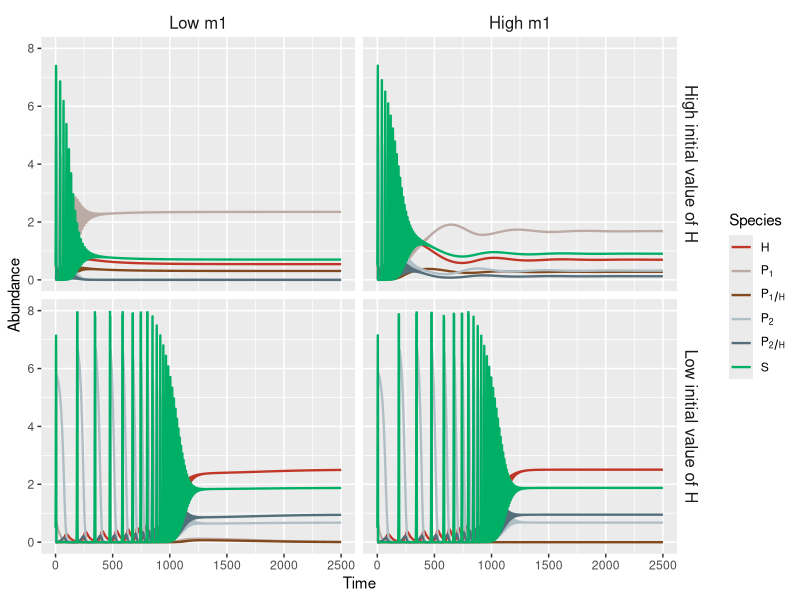

R code for this plot: (Note: this script raises an error after producing the figure.)
####LV model for project
library(deSolve)
library(tidyverse)
library(patchwork)

times <- seq(0, 2500, by = 0.1)

#state----
ini_High_H <- c(H = 0.5, P1H = 0, P2H = 0, P1 = 0.01, P2 = 0.01, S = 0.5) #ini_1 (P1win)
ini_Low_H <- c(H = 0.01, P1H = 0, P2H = 0, P1 = 0.01, P2 = 0.01, S = 0.5) #ini_2 (P2win)

#parms----
parms_E1H_E2H = 
  c(epsilon = 1,
    r = 1, K = 10,
    a1 = 0.35, a2 = 0.5, psi1 = 1, psi2 = 1, e1 = 0.5, e2 = 0.5,
    b1 = 0.2, b2 = 0.45, m1 = 0.03, m2 = 0.001, e1H = 0.5, e2H = 0.5,
    o1 = 0.8, o2 = 0.8, h1 = 1, h2 = 1, c1 = 0.9, c2 = 0.9, d = 0.03, DL = 0)
parms_EC_E2H = 
  c(epsilon = 1,
    r = 1, K = 10,
    a1 = 0.35, a2 = 0.5, psi1 = 1, psi2 = 1, e1 = 0.5, e2 = 0.5,
    b1 = 0.2, b2 = 0.45, m1 = 0.045, m2 = 0.001, e1H = 0.5, e2H = 0.5,
    o1 = 0.8, o2 = 0.8, h1 = 1, h2 = 1, c1 = 0.9, c2 = 0.9, d = 0.03, DL = 0)

#Time Series----
TimeSeries = function(times, state, parms){
  M2 <- function(times, state, parms) {
    with(as.list(c(state, parms)), {
      dH_dt = (h1 * o1 * P1H) + (h2 * o2 * P2H) - (c1 * b1 * P1 + c2 * b2 * P2) * H - (d * H)
      dP1H_dt = (b1 * P1 * H) + DL * (e1H * psi1 * a1 * P1H * S) - (o1 + m1) * P1H
      dP2H_dt = (b2 * P2 * H) + DL * (e2H * psi2 * a2 * P2H * S) - (o2 + m2) * P2H
      dP1_dt = (e1 * a1 * P1) * S - (b1 * P1) * H + (1 - DL) * (e1H * psi1 * a1 * P1H * S) - m1 * P1
      dP2_dt = (e2 * a2 * P2) * S - (b2 * P2) * H + (1 - DL) * (e2H * psi2 * a2 * P2H * S) - m2 * P2
      dS_dt = (r * S * (1-S/K) - (a1 * P1 + a2 * P2 + psi1 * a1 * P1H + psi2 * a2 * P2H) * S)
      return(list(c(dH_dt, dP1H_dt, dP2H_dt, dP1_dt, dP2_dt, dS_dt)))
    })
  }
  pop_size = ode(func = M2, times = times, y = state, parms = parms)
   pop_size %>%
     as.data.frame() #%>%
  #   filter(time %% 1 == 0) %>%
  #   pivot_longer(cols = c("H", "P1H", "P2H", "P1", "P2", "S"),
  #                names_to = "species", values_to = "biomass") %>%
  #   ggplot(mapping = aes(x = time, y = biomass, color = species)) +
  #   labs(x = "Time", y = "Abundance") +
  #   geom_line(lwd = 1) +
  #   scale_y_continuous(limits = c(0, 8))+
  #   scale_colour_manual(labels = c("H" = "H", "P1" = expression(P[1]), "P1H" = expression(P[1/H]), "P2" = expression(P[2]), "P2H" = expression(P[2/H]), "S" = "S"),
  #                       values = c("H" = "#C03728", "P1" = "#BCAAA4", "P1H" = "#82491E",
  #                                  "P2" = "#B0BEC5", "P2H" = "#546E7A", "S" = "#00AF66"))
}


#Combine the data-----
High_H_E1H_E2H = TimeSeries(times, ini_High_H, parms_E1H_E2H)
Low_H_E1H_E2H = TimeSeries(times, ini_Low_H, parms_E1H_E2H)
High_H_EC_E2H = TimeSeries(times, ini_High_H, parms_EC_E2H)
Low_H_EC_E2H = TimeSeries(times, ini_Low_H, parms_EC_E2H)

High_H_E1H_E2H$ASS = "E1H or E2H"
Low_H_E1H_E2H$ASS = "E1H or E2H"
High_H_EC_E2H$ASS = "EC or E2H"
Low_H_EC_E2H$ASS = "EC or E2H"

High_H_E1H_E2H$m1 = "Low m1"
Low_H_E1H_E2H$m1 = "Low m1"
High_H_EC_E2H$m1 = "High m1"
Low_H_EC_E2H$m1 = "High m1"

High_H_E1H_E2H$ini = "High initial value of H"
Low_H_E1H_E2H$ini = "Low initial value of H"
High_H_EC_E2H$ini = "High initial value of H"
Low_H_EC_E2H$ini = "Low initial value of H"

D = 
  do.call("rbind", list(High_H_E1H_E2H, Low_H_E1H_E2H, High_H_EC_E2H, Low_H_EC_E2H)) %>%
  ##or using bind_rows()
  pivot_longer(cols = c("H", "P1H", "P2H", "P1", "P2", "S"),
               names_to = "species", values_to = "biomass")

#D$m1 = factor(D$m1, levels = c("High m1", "Low m1"))
#D$ini = factor(D$ini, levels = c("High initial value of H", "Low initial value of H"))

TimePlot =
D %>%
  ggplot(data = D, mapping = aes(x = time, y = biomass, color = species))+
  geom_line(lwd = 0.8) +
  labs(x = "Time", y = "Abundance")+
  scale_y_continuous(limits = c(0, 8))+
  scale_colour_manual("Species", labels = c("H" = "H", "P1" = expression(P[1]), "P1H" = expression(P[1/H]), "P2" = expression(P[2]), "P2H" = expression(P[2/H]), "S" = "S"),
                      values = c("P1" = "#BCAAA4", "P1H" = "#82491E", "P1T" = "#BCAAA4",
                                 "P2" = "#B0BEC5", "P2H" = "#546E7A", "P2T" = "#B0BEC5",
                                 "S" = "#00AF66", "H" = "#C03728",
                                 "total" = "black"))+
  facet_grid(ini ~ fct_rev(m1))+
  theme(strip.background = element_blank(),
        strip.text = element_text(size = 12))
  

heatmap = heatmap + labs(tag = "(A)") + theme(plot.tag.position = c(0.05, 0.99))


TimePlot = TimePlot + labs(tag = "(B)") + theme(plot.tag.position = c(0, 0.99))

heatmap + plot_spacer() + TimePlot + 
  plot_layout(widths = c(5, 0.2, 8)) & 
  theme(plot.tag = element_text(size = 20, face = "bold"))

heatmap + plot_spacer() + TimePlot + plot_layout(widths = c(5, 1, 10))

ggsave("ESJ Heatmap and ASS time series.png", width = 30, height = 11.25, units = "cm", dpi = 800)


A = 
  theme_bw()+
  theme(
    plot.title = element_text(hjust = 0.5, size = 18),
    axis.text.x = element_text(size = 12),
    axis.text.y = element_text(size = 12),
    axis.title.x = element_text(size = 15),
    axis.title.y = element_text(size = 15),
    axis.title.y.right = element_text(size = 10),
    legend.text = element_text(size = 10),
    legend.text.align = 0)
theme_set(A)
